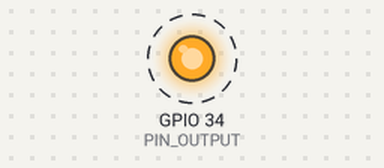
The sketch below on a simulated ESP32. Parts: output pins drawn as LEDs (lit = HIGH). Dashed ring = blinking.

Above: at 0.5 s.
Timing chart, 0 to 4.6 s (numbered marks = the images above):
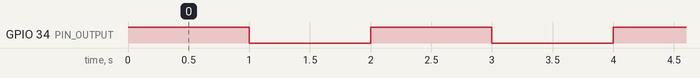

Measured:
- by itself, GPIO 34 (PIN_OUTPUT): alternates HIGH for 1.0 s and LOW for 1.0 s

The sketch:

arduino_segnale_oscilloscopio.ino
```cpp
//Questo programma crea un impulso elettrico

#define PIN_OUTPUT 34

void setup() {
  pinMode(PIN_OUTPUT, OUTPUT);

}

//Il pin 7 sta 1 secondo alto e 1 secondo basso
void loop() {
  digitalWrite(PIN_OUTPUT, HIGH);
  delay(1000);
  digitalWrite(PIN_OUTPUT, LOW);
  delay(1000);
}
```
